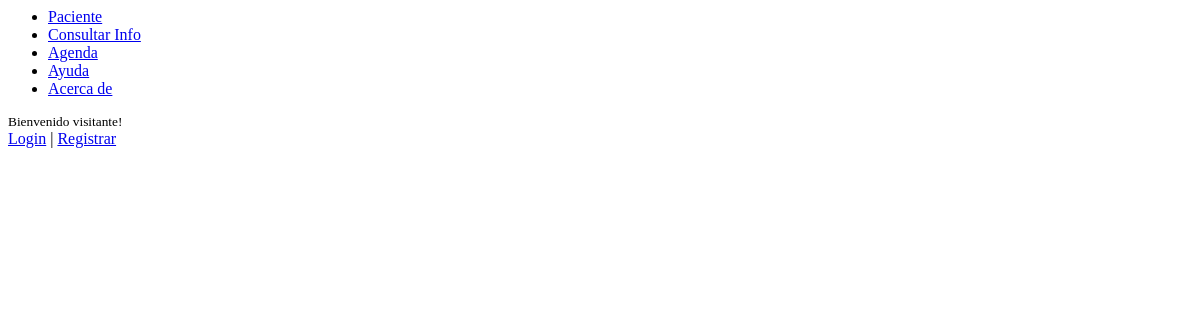
The page /navBar (signed in) on the database as committed earlier.
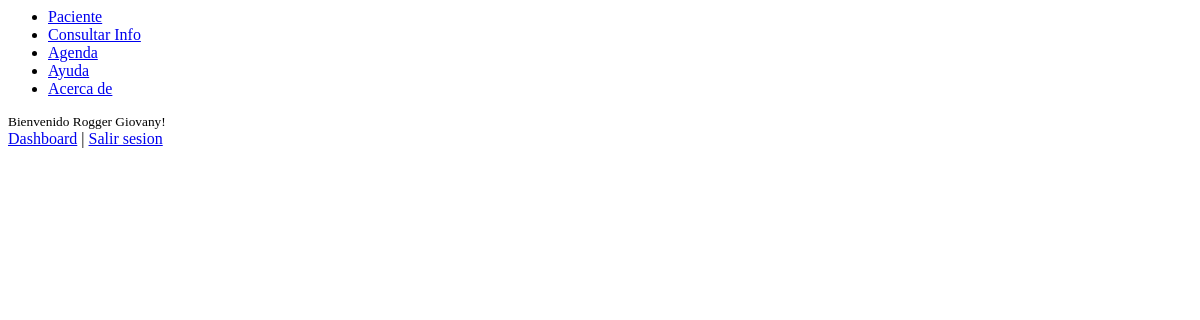
The same page on the database as committed later.
### accounts/models.py (models this page shows, shortened)
class Account(AbstractBaseUser):
    first_name = models.CharField(
        max_length=50,
        validators=[MinLengthValidator(3)]  # Validador para la longitud mínima
    )
    last_name = models.CharField(max_length=50)
    username = models.CharField(max_length=50, unique=True)
    email = models.EmailField(max_length=100, unique=True)
    phone_number = models.CharField(
    max_length=10,
    validators=[RegexValidator(regex=r'^\+?1?\d{9,11}$', message="El número debe tener entre 9 y 15 dígitos y puede incluir '+' al inicio.")]
)
    date_joined = models.DateTimeField(auto_now_add=True)
    last_login = models.DateTimeField(auto_now_add=True)
    expiration_date = models.DateTimeField(auto_now_add=True)
    is_admin = models.BooleanField(default=False)
    is_staff = models.BooleanField(default=False)
    is_active = models.BooleanField(default=False)
    is_superadmin = models.BooleanField(default=False)
    USERNAME_FIELD='email'
    REQUIRED_FIELDS=['username', 'first_name', 'last_name']
    objects=MyAccountManager()

### nutricion360V2/views.py (the view)
# urls.py: path('navBar', views.navBar),
def navBar(request):
    return render(request, 'navBar.html')

### templates/navBar.html
<nav>
  <ul>
    <li class="navegacion__enlace"><a href="{% url 'pacientes' %}">Paciente</a>
    </li>
    <li class="navegacion__enlace navegacion__enlace--activo"><a href="{% url 'consultar' %}">Consultar Info</a>
    </li>
    <li class="navegacion__enlace"><a href="#">Agenda</a></li>
    <li class="navegacion__enlace"><a href="#">Ayuda</a></li>
    <li class="navegacion__enlace"><a href="#">Acerca de</a></li>
  </ul>
  {% if user.id is None %}
  <div class="widget-header">
    <small class="title text-muted">Bienvenido visitante!</small>
    <div>
      <a href="{% url 'login' %}">Login</a> <span class="dark-transp"> | </span>
      <a href="{% url 'register' %}"> Registrar</a>
    </div>
  </div>
{% else %}
  <div class="widget-header">
    <small class="title text-muted">Bienvenido {{user.first_name}}!</small>
    <div>
      <a href="{% url 'dashboard' %}">Dashboard</a> <span class="dark-transp"> | </span>
      <a href="{% url 'logout' %}"> Salir sesion</a>
    </div>
  </div>
{% endif %}
</nav>

Rows that differ between the two databases and show on the page:
now on this page (row edited): Account: first_name "Rogger Giovany"
changed Account: is_active False → True (drawn)
Other text that changed with them:
text no longer shown: "Bienvenido visitante! Login Registrar"
text now shown: "Bienvenido ! Dashboard Salir sesion"
